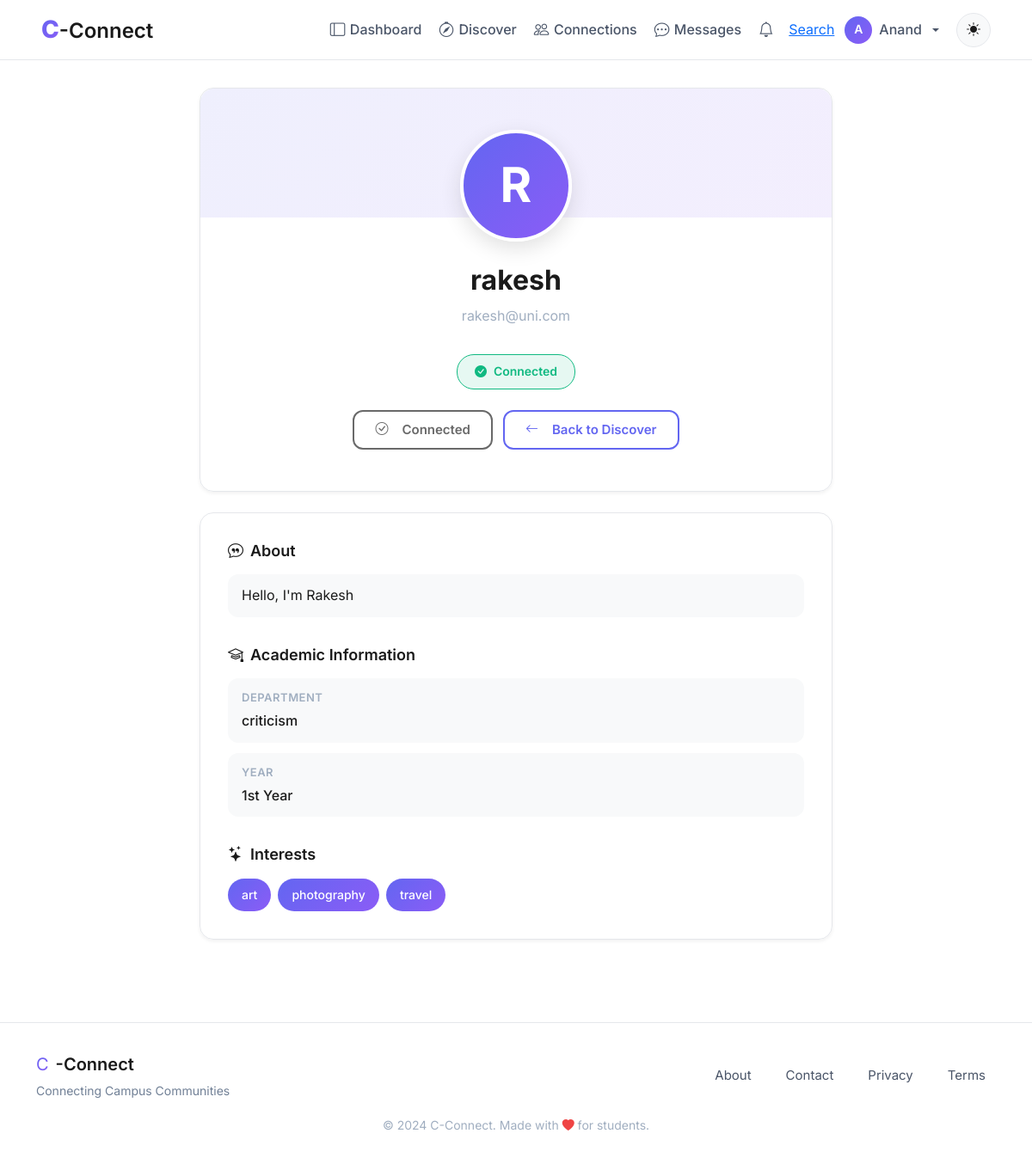
Page /user/21 (signed in) on the committed database.
### models.py (models this page shows, shortened)
class User(UserMixin, db.Model):
    id = db.Column(db.Integer, primary_key=True, autoincrement=True)  # Unique identifier
    username = db.Column(db.String(100), nullable=False)  # Name of the user (later can add this unique if needed)
    email = db.Column(db.String(120), nullable=False, unique=True)  # Email of the user
    password = db.Column(db.String(200), nullable=False)  # Passwords not hashed yet (done in setup_db.py)
    created_at = db.Column(db.DateTime, default=db.func.now())  # Timestamp of account creation
    last_login = db.Column(db.DateTime, nullable=True)  # Timestamp of last login
    pass

class Profile(db.Model):
    id = db.Column(db.Integer, primary_key=True, autoincrement=True)  # Unique identifier
    user_id = db.Column(db.Integer, db.ForeignKey('user.id'), nullable=False,unique=True)  # Foreign key to User
    bio = db.Column(db.Text, nullable=True)
    profile_picture = db.Column(db.String(225), nullable=True)  # URL to profile
    department = db.Column(db.String(100), nullable=True)
    year=db.Column(db.String(20),nullable=True)
    interests=db.Column(db.JSON,nullable=True,default=list) #or db.String(500), can be comma separated values or db.Text
    location = db.Column(db.String(150), nullable=True)
    visibility = db.Column(db.String(50), default='public')  # public, private, connections-only
    updated_at = db.Column(db.DateTime, default=db.func.now(), onupdate=db.func.now())
    user = db.relationship('User', backref=db.backref('profile', uselist=False)) #here changed 'profiles' to 'profile'

### blueprints/main/routes.py (the view)
@main.route("/user/<int:user_id>")
@login_required
def view_user_profile(user_id):
    if user_id <= 0 or user_id == current_user.id:
        return redirect(url_for("auth.profile"))
    user = User.query.get_or_404(user_id)
    profile = user.profile
    conn = Connection.query.filter(
        ((Connection.user_id == current_user.id) & (Connection.target_user_id == user_id)) |
        ((Connection.user_id == user_id) & (Connection.target_user_id == current_user.id))
    ).first()
    if current_user.id != user.id:
        try:
            last_visit = (
                ProfileVisit.query
                .filter_by(viewer_id=current_user.id, viewed_id=user.id)
                .order_by(ProfileVisit.timestamp.desc())
                .first()
            )
            if not last_visit or (datetime.now(timezone.utc) - last_visit.timestamp).total_seconds() > 1800: #30 minutes
                v = ProfileVisit(viewer_id=current_user.id, viewed_id=user.id)
                db.session.add(v)
                db.session.commit()
        except:
            db.session.rollback()
    return render_template(
        "main/user_profile.html",
        user=user,
        profile=profile,
        conn=conn
    )

### blueprints/main/templates/main/user_profile.html (shortened to what this page needs)
{% extends "base.html" %}
{% block body %}
<div class="profile-container">
    <div class="container">
        <div class="row justify-content-center">
            <div class="col-lg-8">
                <div class="profile-header-card glass-card animate-on-scroll">
                        <div class="profile-avatar user-avatar profile-avatar-large">
    <span class="avatar-fallback" style="display: none;">
        {{ user.username[0].upper() }}
    </span>
    </div>
                    <h1 class="profile-name">{{ user.username }}</h1>
                    <p class="profile-email">{{ user.email }}</p>
                    {% if conn %}
                        {% if conn.status == 'accepted' %}
                            <div class="connection-status status-connected">
                                <i class="bi bi-check-circle-fill"></i>
                                Connected
                            </div>
                        {% endif %}
                    {% endif %}
                    <div class="action-buttons">
                        {% if conn is none %}
                            <form method="POST" action="{{ url_for('connections.connections_send', target_id=user.id) }}">
                                <input type="hidden" name="csrf_token" value="{{ csrf_token() }}">
                                <button class="btn btn-primary-custom">
                                    <i class="bi bi-person-plus me-2"></i>Send Connection Request
                                </button>
                            </form>
                        {% elif conn.status == 'pending' and conn.user_id == current_user.id %}
                            <button class="btn btn-outline-custom" disabled>
                                <i class="bi bi-clock me-2"></i>Request Pending
                            </button>
                        {% elif conn.status == 'accepted' %}
                            <button class="btn btn-outline-custom" disabled>
                                <i class="bi bi-check-circle me-2"></i>Connected
                            </button>
                        {% endif %}
                        <a href="{{ url_for('main.discover') }}" class="btn btn-outline-custom">
                            <i class="bi bi-arrow-left me-2"></i>Back to Discover
                        </a>
                    </div>
                </div>
                <div class="profile-info-card glass-card animate-on-scroll mt-4">
                    {% if profile and profile.bio %}
                    <div class="info-section">
                        <h2 class="info-title">
                            <i class="bi bi-chat-quote"></i>
                            About
                        </h2>
                        <div class="info-item">
                            <p style="margin: 0; line-height: 1.6; color: var(--text-primary);">
                                {{ profile.bio }}
                            </p>
                        </div>
                    </div>
                    {% endif %}
                    {% if profile and (profile.department or profile.year or profile.location) %}
                    <div class="info-section">
                        <h2 class="info-title">
                            <i class="bi bi-mortarboard"></i>
                            Academic Information
                        </h2>
                        {% if profile.department %}
                        <div class="info-item">
                            <div class="info-label">Department</div>
                            <div class="info-value">{{ profile.department }}</div>
                        </div>
                        {% endif %}
                        {% if profile.year %}
                        <div class="info-item">
                            <div class="info-label">Year</div>
                            <div class="info-value">{{ profile.year }}</div>
                        </div>
                        {% endif %}
                    </div>
                    {% endif %}
                    {% if profile and profile.interests %}
                    <div class="info-section">
                        <h2 class="info-title">
                            <i class="bi bi-stars"></i>
                            Interests
                        </h2>
                        <div class="interests-list">
                            {% for interest in profile.interests %}
                                <span class="interest-badge">{{ interest }}</span>
                            {% endfor %}
                        </div>
                    </div>
                    {% endif %}
                </div>
            </div>
        </div>
    </div>
</div>
{% endblock %}

### templates/base.html (shortened to what this page needs)
<!DOCTYPE html>
<html lang="en">
<head>
    <link rel="stylesheet" href="https://cdn.jsdelivr.net/npm/bootstrap-icons@1.11.1/font/bootstrap-icons.css">
    <link href="https://cdn.jsdelivr.net/npm/bootstrap@5.3.2/dist/css/bootstrap.min.css" rel="stylesheet">
    <link rel="stylesheet" href="{{ url_for('static', filename='css/global.css') }}">
</head>
<body>
    <nav class="navbar navbar-expand-lg navbar-glass fixed-top">
        <div class="container-fluid px-lg-5 px-3">
            <a class="navbar-brand" href="{{ url_for('main.home') }}">
                <span class="brand-c">C</span><span class="brand-connect">-Connect</span>
            </a>
            <div class="collapse navbar-collapse" id="navbarNav">
                <ul class="navbar-nav ms-auto align-items-lg-center gap-1">
                    {% if current_user.is_authenticated %}
                        <li class="nav-item">
                            <a class="nav-link" href="{{ url_for('main.dashboard') }}">
                                <i class="bi bi-layout-sidebar"></i>Dashboard
                            </a>
                        </li>
                        <li class="nav-item">
                            <a class="nav-link" href="{{ url_for('main.discover') }}">
                                <i class="bi bi-compass"></i>Discover
                            </a>
                        </li>
                        <li class="nav-item">
                            <a class="nav-link" href="{{ url_for('connections.connections_home') }}">
                                <i class="bi bi-people"></i>Connections
                            </a>
                        </li>
                        <li class="nav-item">
                            <a class="nav-link" href="{{ url_for('main.messages') }}">
                                <i class="bi bi-chat-dots"></i>Messages
                            </a>
                        </li>
                        <li class="nav-item position-relative">
                            <a class="nav-link" href="{{ url_for('notifications.notifications_list') }}">
                                <i class="bi bi-bell"></i>
                                {% set unread = current_user.notifications | selectattr("is_read", "equalto", False) | list %}
                            </a>
                        </li>
                        <li><a href="{{ url_for('main.search_page') }}">Search</a></li>
                        <li class="nav-item dropdown">
                            <a class="nav-link dropdown-toggle d-flex align-items-center gap-2" href="#" role="button" data-bs-toggle="dropdown">
                                <div style="width: 32px; height: 32px; border-radius: 50%; background: linear-gradient(135deg, var(--primary-color), var(--accent-color)); display: flex; align-items: center; justify-content: center; color: white; font-weight: 600; font-size: 0.875rem;">
                                    {{ current_user.username[0].upper() }}
                                </div>
                                <span class="d-none d-lg-inline">{{ current_user.username }}</span>
                            </a>
                        </li>
                    {% endif %}
                    <li class="nav-item ms-lg-2">
                        <button class="btn-theme-toggle" id="themeToggle" aria-label="Toggle theme">
                            <i class="bi bi-sun-fill" id="themeIcon"></i>
                        </button>
                    </li>
                </ul>
            </div>
        </div>
    </nav>
    <main class="main-content">
        {% block body %}{% endblock %}
    </main>
    <footer class="footer-glass">
        <div class="container">
            <div class="row align-items-center">
                <div class="col-md-6 text-center text-md-start mb-3 mb-md-0">
                    <div class="d-flex align-items-center justify-content-center justify-content-md-start gap-2">
                        <span class="brand-c" style="font-size: 1.25rem;">C</span>
                        <span class="brand-connect" style="font-size: 1.25rem;">-Connect</span>
                    </div>
                    <p class="footer-tagline mb-0">Connecting Campus Communities</p>
                </div>
                <div class="col-md-6">
                    <div class="d-flex justify-content-center justify-content-md-end gap-3 flex-wrap">
                        <a href="{{ url_for('main.about') }}" class="footer-link">About</a>
                        <a href="{{ url_for('main.contact') }}" class="footer-link">Contact</a>
                        <a href="#" class="footer-link">Privacy</a>
                        <a href="#" class="footer-link">Terms</a>
                    </div>
                </div>
            </div>
            <div class="row mt-3">
                <div class="col text-center">
                    <small class="text-muted">
                        &copy; 2024 C-Connect. Made with <i class="bi bi-heart-fill" style="color: var(--danger-color);"></i> for students.
                    </small>
                </div>
            </div>
        </div>
    </footer>
</body>
</html>

### rows in the picture
User: username "A", username "Anand"
User: username "R", username "rakesh", email "rakesh@uni.com"
Profile: bio "Hello, I'm Rakesh", department "criticism", year "1st Year"

### other values in the picture
{{ interest }} "art" "photography" "travel"
